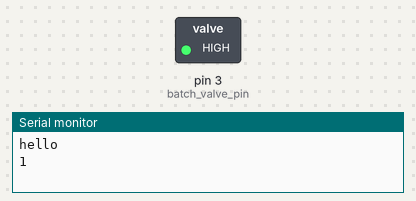
The sketch below on a simulated Arduino Uno, built with avr-gcc and run on an emulated ATmega328P. Shown: switched loads named in the sketch (green lamp = pin HIGH), the last lines printed to the serial monitor.

Above: at 2.5 s.
At 7.5 s:
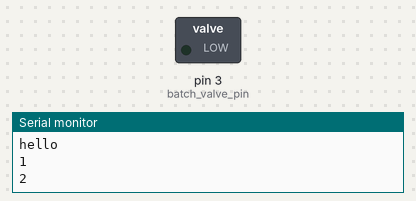
Timing chart, 0 to 13.0 s (numbered marks = the images above):
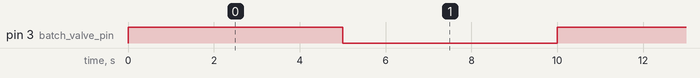

Measured:
- by itself, pin 3 (batch_valve_pin): alternates HIGH for 5.0 s and LOW for 5.0 s

The sketch:

test_relays_onoff.ino
```cpp
const int batch_valve_pin = 3;     // the number of the pushbutton pin
const int brine_valve_pin = 3;     // the number of the pushbutton pin


void setup() {
  // put your setup code here, to run once:
    pinMode(batch_valve_pin, OUTPUT);
//    pinMode(brine_valve_pin, OUTPUT);
    Serial.begin(9600);

}


void loop() {

  Serial.println("hello");

  while(1) {
    // put your main code here, to run repeatedly:
    digitalWrite(batch_valve_pin, HIGH);
    Serial.println("1");
    delay(5000);


  //  digitalWrite(brine_valve_pin, HIGH);

  //  delay(5000);

     digitalWrite(batch_valve_pin, LOW);
     Serial.println("2");
    delay(5000);


    Serial.println("3");
  }
}
```
